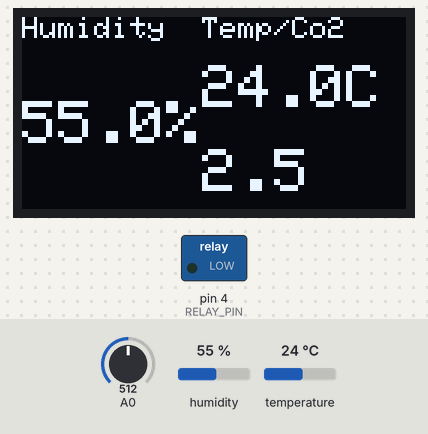
A sketch run on a simulated Arduino Uno, built with avr-gcc and run on an emulated ATmega328P. On the bench: 128×64 one-colour display, switched loads named in the sketch (green lamp = pin HIGH). The test bench sets the inputs (shaded band); at power-on: humidity 55 %, A0 = 512, temperature 24 °C. What the sketch prints to the serial monitor is not drawn.

Above: at 3.7 s.
3.8 s: humidity set to 73 %
At 5.9 s:
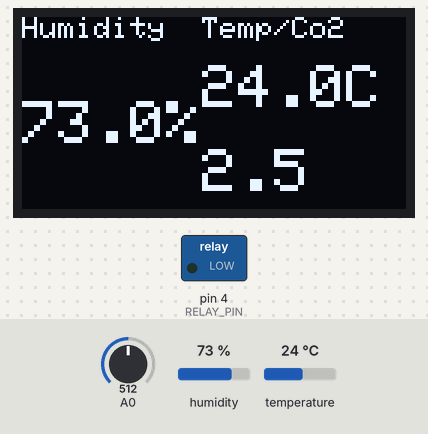
6.6 s: humidity set to 77 %
At 7.7 s:
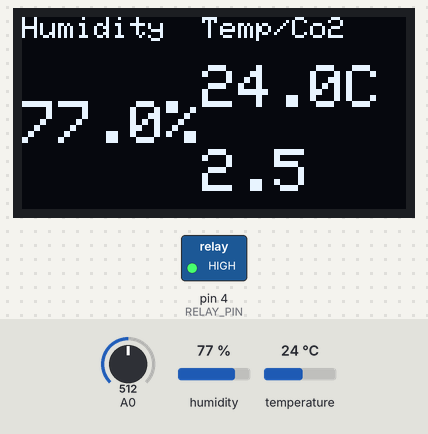
8.7 s: A0 set to 716
At 11.4 s:
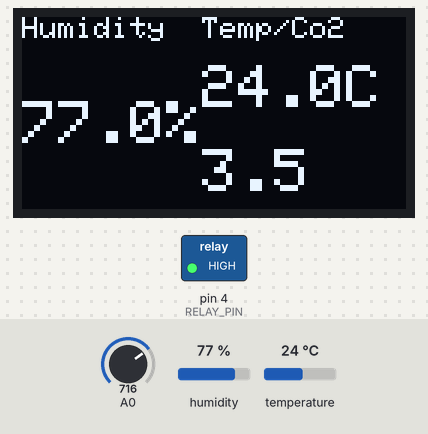
11.8 s: temperature set to 12 °C
At 14.2 s:
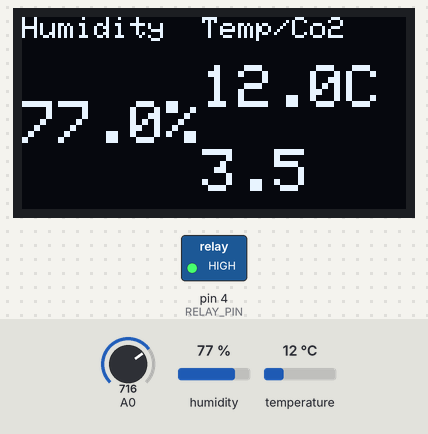
14.9 s: A0 set to 900
At 17.7 s:
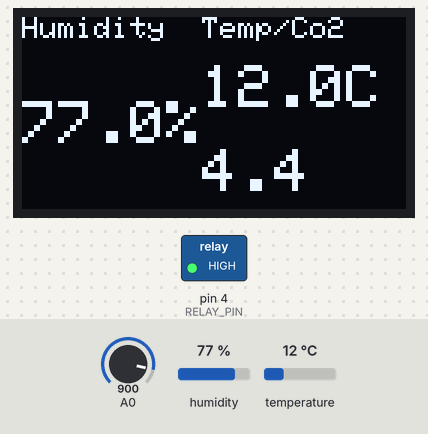
18.0 s: A0 set to 1023
At 20.8 s:
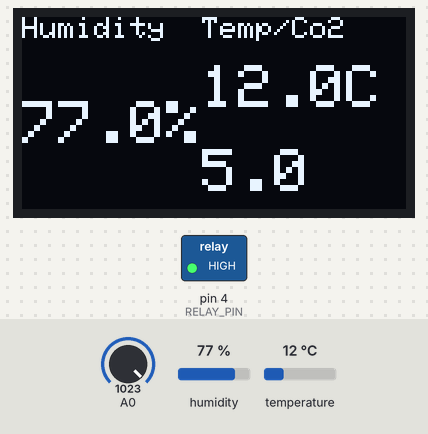
Timing chart, 0 to 22.1 s (numbered marks = the images above; inputs shaded):
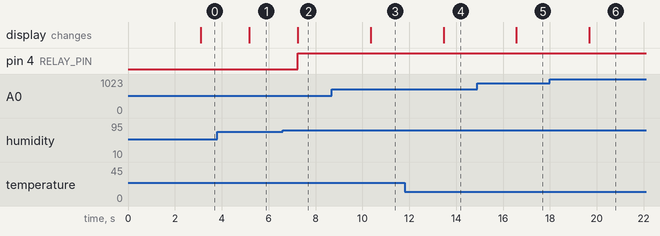

The sketch:

fungibator.ino
```cpp
//DHT11 Humidity Sensor Libraries
#include "DHT.h"
#define DHT22Pin 2
#define DHTType DHT22
//OLED Libraries
#include <SPI.h>
#include <Wire.h>
#include <Adafruit_GFX.h>
#include <Adafruit_SSD1306.h>
//RELAY
const int RELAY_PIN = 4;

DHT HT(DHT22Pin,DHTType);
float humi;
float tempC;
float tempF;
float gasSensor;

//OLED Screen Size Definition (px)
#define SCREEN_WIDTH 128
#define SCREEN_HEIGHT 64

Adafruit_SSD1306 display(SCREEN_WIDTH, SCREEN_HEIGHT, &Wire, -1);

const unsigned char fungibator [] PROGMEM = {
  // 'Fungibator_starting image, 128x64px
  0x00, 0x00, 0x00, 0x00, 0x00, 0x00, 0x00, 0x00, 0x00, 0x00, 0x00, 0x00, 0x00, 0x00, 0x00, 0x00,
  0x00, 0x00, 0x00, 0x00, 0x00, 0x00, 0x00, 0x00, 0x00, 0x00, 0x00, 0x00, 0x00, 0x00, 0x00, 0x00,
  0x00, 0x00, 0x00, 0x00, 0x00, 0x00, 0x00, 0x00, 0x00, 0x00, 0x00, 0x00, 0x00, 0x00, 0x00, 0x00,
  0x00, 0x00, 0x00, 0x00, 0x00, 0x00, 0x00, 0x00, 0x00, 0x00, 0x00, 0x00, 0x00, 0x00, 0x00, 0x00,
  0x00, 0x00, 0x00, 0x00, 0x00, 0x00, 0x00, 0x00, 0x00, 0x00, 0x00, 0x00, 0x00, 0x00, 0x00, 0x00,
  0x00, 0x00, 0x00, 0x00, 0x00, 0x00, 0x00, 0x00, 0x00, 0x00, 0x00, 0x00, 0x00, 0x00, 0x00, 0x00,
  0x00, 0x00, 0x00, 0x00, 0x00, 0x00, 0x00, 0x00, 0x00, 0x00, 0x00, 0x00, 0x00, 0x00, 0x00, 0x00,
  0x00, 0x00, 0x00, 0x00, 0x00, 0x00, 0x00, 0x00, 0x00, 0x00, 0x00, 0x00, 0x00, 0x00, 0x00, 0x00,
  0x00, 0x00, 0x1f, 0xc0, 0x00, 0x00, 0x00, 0x00, 0x00, 0x00, 0x00, 0x00, 0x00, 0x00, 0x00, 0x00,
  0x00, 0x00, 0x7f, 0xf0, 0x00, 0x00, 0x00, 0x00, 0x00, 0x00, 0x00, 0x00, 0x00, 0x00, 0x00, 0x00,
  0x00, 0x00, 0xff, 0xf8, 0x00, 0x00, 0x00, 0x00, 0x00, 0x00, 0x00, 0x00, 0x00, 0x00, 0x00, 0x00,
  0x00, 0x01, 0xff, 0xfc, 0x00, 0x00, 0x00, 0x00, 0x00, 0x00, 0x00, 0x00, 0x00, 0x00, 0x00, 0x00,
  0x00, 0x01, 0xe0, 0x1e, 0x00, 0x00, 0x00, 0x00, 0x00, 0x00, 0x00, 0x00, 0x00, 0x00, 0x00, 0x00,
  0x00, 0x01, 0xc7, 0xfe, 0x00, 0x00, 0x00, 0x00, 0x00, 0x00, 0x00, 0x00, 0x00, 0x00, 0x00, 0x00,
  0x00, 0x01, 0x87, 0x3e, 0x00, 0x00, 0x00, 0x00, 0x00, 0x00, 0x00, 0x00, 0x00, 0x00, 0x00, 0x00,
  0x00, 0x01, 0xe7, 0x0f, 0x00, 0x00, 0x00, 0x00, 0x00, 0x00, 0x00, 0x00, 0x00, 0x00, 0x00, 0x00,
  0x00, 0x00, 0xe7, 0x0e, 0x00, 0x00, 0x00, 0x00, 0x00, 0x00, 0x00, 0x00, 0x00, 0x00, 0x00, 0x00,
  0x00, 0x00, 0x37, 0x00, 0x00, 0x00, 0x00, 0x00, 0x00, 0x00, 0x00, 0x00, 0x00, 0x00, 0x00, 0x00,
  0x00, 0x00, 0x07, 0x00, 0x00, 0x00, 0x00, 0x00, 0x00, 0x00, 0x00, 0x00, 0x00, 0x00, 0x00, 0x00,
  0x00, 0x00, 0x07, 0x00, 0x00, 0x00, 0x00, 0x00, 0x00, 0x00, 0x00, 0x00, 0x00, 0x00, 0x00, 0x00,
  0x00, 0x00, 0x07, 0x00, 0x00, 0x00, 0x00, 0x00, 0x00, 0x00, 0x00, 0x00, 0x00, 0x00, 0x00, 0x00,
  0x00, 0x00, 0x07, 0x00, 0x00, 0x00, 0x00, 0x00, 0x00, 0x00, 0x00, 0x00, 0x00, 0x00, 0x00, 0x00,
  0x00, 0x00, 0x07, 0x00, 0x00, 0x00, 0x00, 0x00, 0x00, 0x00, 0x00, 0x00, 0x00, 0x00, 0x00, 0x00,
  0x00, 0x00, 0x07, 0x80, 0x00, 0x00, 0x00, 0x00, 0x00, 0x00, 0x00, 0x00, 0x00, 0x00, 0x00, 0x00,
  0x00, 0x00, 0x07, 0x80, 0x00, 0x00, 0x00, 0x00, 0x00, 0x00, 0x00, 0x00, 0x00, 0x00, 0x00, 0x00,
  0x00, 0x00, 0x07, 0xbc, 0x00, 0x00, 0x00, 0x00, 0x00, 0x00, 0x00, 0x00, 0x00, 0x00, 0x00, 0x00,
  0x00, 0x00, 0x07, 0xff, 0x00, 0x00, 0x00, 0x00, 0x00, 0x00, 0x00, 0x00, 0x00, 0x00, 0x00, 0x00,
  0x00, 0x00, 0x07, 0xff, 0x00, 0x00, 0x00, 0x00, 0x00, 0x00, 0x00, 0x00, 0x00, 0x00, 0x00, 0x00,
  0x00, 0x00, 0x07, 0x87, 0x80, 0x3c, 0x00, 0x00, 0x00, 0x42, 0x00, 0x02, 0x00, 0x00, 0x00, 0x00,
  0x00, 0x00, 0x07, 0xe1, 0x80, 0x20, 0x00, 0x00, 0x00, 0x02, 0x00, 0x02, 0x00, 0x00, 0x00, 0x00,
  0x00, 0x00, 0x07, 0xf3, 0x00, 0x20, 0x44, 0x58, 0xf8, 0xc3, 0xe3, 0x87, 0x0f, 0x0f, 0x00, 0x00,
  0x00, 0x00, 0x07, 0xf6, 0x00, 0x3c, 0x44, 0x64, 0x88, 0x43, 0x20, 0xc2, 0x08, 0x8d, 0x80, 0x00,
  0x00, 0x00, 0x07, 0xf0, 0x00, 0x20, 0x44, 0x44, 0x88, 0x42, 0x27, 0xc2, 0x08, 0x88, 0x00, 0x00,
  0x00, 0x00, 0x07, 0xf8, 0x00, 0x20, 0x4c, 0x44, 0xf8, 0x42, 0x24, 0x42, 0x48, 0x88, 0x00, 0x00,
  0x00, 0x00, 0x07, 0xf8, 0x00, 0x20, 0x7c, 0x44, 0x08, 0xe3, 0xe7, 0xc3, 0xcf, 0x88, 0x00, 0x00,
  0x00, 0x00, 0x07, 0xf8, 0x00, 0x00, 0x00, 0x00, 0x70, 0x00, 0x00, 0x00, 0x00, 0x00, 0x00, 0x00,
  0x00, 0x00, 0x07, 0xb8, 0x00, 0x00, 0x00, 0x00, 0x00, 0x00, 0x00, 0x00, 0x00, 0x00, 0x00, 0x00,
  0x00, 0x00, 0x07, 0xf8, 0x00, 0x00, 0x00, 0x00, 0x00, 0x00, 0x00, 0x00, 0x00, 0x00, 0x00, 0x00,
  0x00, 0x00, 0x07, 0x78, 0x00, 0x00, 0x00, 0x00, 0x00, 0x00, 0x00, 0x00, 0x00, 0x00, 0x00, 0x00,
  0x00, 0x00, 0x07, 0x78, 0x00, 0x00, 0x00, 0x00, 0x00, 0x00, 0x00, 0x00, 0x00, 0x00, 0x00, 0x00,
  0x00, 0x00, 0x0f, 0x70, 0x00, 0x00, 0x00, 0x00, 0x00, 0x00, 0x00, 0x00, 0x00, 0x00, 0x00, 0x00,
  0x00, 0x00, 0x0f, 0x70, 0x00, 0x00, 0x00, 0x00, 0x00, 0x00, 0x00, 0x00, 0x00, 0x00, 0x00, 0x00,
  0x00, 0x00, 0x0f, 0x70, 0x00, 0x00, 0x00, 0x00, 0x00, 0x00, 0x00, 0x00, 0x00, 0x00, 0x00, 0x00,
  0x00, 0x00, 0x0f, 0xf0, 0x00, 0x00, 0x00, 0x00, 0x00, 0x00, 0x00, 0x00, 0x00, 0x00, 0x00, 0x00,
  0x00, 0x00, 0x0f, 0xf0, 0x00, 0x00, 0x00, 0x00, 0x00, 0x00, 0x00, 0x00, 0x00, 0x00, 0x00, 0x00,
  0x00, 0x00, 0x1f, 0xe0, 0x00, 0x00, 0x00, 0x00, 0x00, 0x00, 0x00, 0x00, 0x00, 0x00, 0x00, 0x00,
  0x00, 0x00, 0x1f, 0xc0, 0x00, 0x00, 0x00, 0x00, 0x00, 0x00, 0x00, 0x00, 0x00, 0x00, 0x00, 0x00,
  0x00, 0x00, 0x1f, 0xc0, 0x00, 0x00, 0x00, 0x00, 0x00, 0x00, 0x00, 0x00, 0x00, 0x00, 0x00, 0x00,
  0x00, 0x00, 0x3f, 0x80, 0x00, 0x00, 0x00, 0x00, 0x00, 0x00, 0x00, 0x00, 0x00, 0x00, 0x00, 0x00,
  0x00, 0x00, 0x3f, 0x80, 0x00, 0x00, 0x00, 0x00, 0x00, 0x00, 0x00, 0x00, 0x00, 0x00, 0x00, 0x00,
  0x00, 0x00, 0x7f, 0x00, 0x00, 0x00, 0x00, 0x00, 0x00, 0x00, 0x00, 0x00, 0x00, 0x00, 0x00, 0x00,
  0x00, 0x00, 0x7e, 0x00, 0x00, 0x00, 0x00, 0x00, 0x00, 0x00, 0x00, 0x00, 0x00, 0x00, 0x00, 0x00,
  0x00, 0x03, 0xfc, 0x00, 0x00, 0x00, 0x00, 0x00, 0x00, 0x00, 0x00, 0x00, 0x00, 0x00, 0x00, 0x00,
  0x00, 0x03, 0xfc, 0x00, 0x00, 0x00, 0x00, 0x00, 0x00, 0x00, 0x00, 0x00, 0x00, 0x00, 0x00, 0x00,
  0x00, 0x01, 0xf0, 0x00, 0x00, 0x00, 0x00, 0x00, 0x00, 0x00, 0x00, 0x00, 0x00, 0x00, 0x00, 0x00,
  0x00, 0x00, 0x7c, 0x00, 0x00, 0x00, 0x00, 0x00, 0x00, 0x00, 0x00, 0x00, 0x00, 0x00, 0x00, 0x00,
  0x00, 0x00, 0x3c, 0x00, 0x00, 0x00, 0x00, 0x00, 0x00, 0x00, 0x00, 0x00, 0x00, 0x00, 0x00, 0x00,
  0x00, 0x00, 0x00, 0x00, 0x00, 0x00, 0x00, 0x00, 0x00, 0x00, 0x00, 0x00, 0x00, 0x00, 0x00, 0x00,
  0x00, 0x00, 0x00, 0x00, 0x00, 0x00, 0x00, 0x00, 0x00, 0x00, 0x00, 0x00, 0x00, 0x00, 0x00, 0x00,
  0x00, 0x00, 0x00, 0x00, 0x00, 0x00, 0x00, 0x00, 0x00, 0x00, 0x00, 0x00, 0x00, 0x00, 0x00, 0x00,
  0x00, 0x00, 0x00, 0x00, 0x00, 0x00, 0x00, 0x00, 0x00, 0x00, 0x00, 0x00, 0x00, 0x00, 0x00, 0x00,
  0x00, 0x00, 0x00, 0x00, 0x00, 0x00, 0x00, 0x00, 0x00, 0x00, 0x00, 0x00, 0x00, 0x00, 0x00, 0x00,
  0x00, 0x00, 0x00, 0x00, 0x00, 0x00, 0x00, 0x00, 0x00, 0x00, 0x00, 0x00, 0x00, 0x00, 0x00, 0x00,
  0x00, 0x00, 0x00, 0x00, 0x00, 0x00, 0x00, 0x00, 0x00, 0x00, 0x00, 0x00, 0x00, 0x00, 0x00, 0x00
};


void setup() {
  Serial.begin(9600);

  //Splash Screen Setup
  display.begin(SSD1306_SWITCHCAPVCC, 0x3C);
  display.clearDisplay();
  display.drawBitmap(0, 0,  fungibator, 128, 64, WHITE);
  display.display();
  delay(2000);
  display.clearDisplay();

  //RELAY
  pinMode(RELAY_PIN, OUTPUT);

  //For DHT22
  HT.begin();
}


void loop() {
 float voltage;
 voltage = getVoltage(gasSensor);
 delay(1000);
 humi = HT.readHumidity();
 tempC = HT.readTemperature();


//Serial Monitor Prints (Console)
 Serial.print("Humidity:");
 Serial.print(humi,1);
 Serial.print("%");
 Serial.print(" Temperature:");
 Serial.print(tempC,1);
 Serial.print("C ");
 Serial.print(voltage,1);
 Serial.println(" Co2");

 display.clearDisplay();
 oledDisplayHeader();

//OLED Text Settings (font size, x, y, string)
 oledDisplay(2,0,28,humi,"%");
 oledDisplay(2,60,16,tempC,"C");
 oledDisplay(2,60,44,voltage,"");

 display.display();

 digitalWrite(RELAY_PIN, LOW);

 if (humi<= 75){
    digitalWrite(RELAY_PIN, LOW);
    Serial.println("Humidity low, relay on.");
  }
  else {
    digitalWrite(RELAY_PIN, HIGH);
    Serial.println("Humidity high, relay off.");
  }
}


//HEADERS
void oledDisplayHeader(){
 display.setTextSize(1);
 display.setTextColor(WHITE);
 display.setCursor(0, 0);
 display.print("Humidity");
 display.setCursor(60, 0);
 display.print("Temp/Co2");
}

//OLED SETTINGS
void oledDisplay(int size, int x,int y, float value, String unit){
 display.setTextSize(size);
 display.setTextColor(WHITE);
 display.setCursor(x, y);
 //Humidity Value (value, decimal places)
 display.print(value,1);
 //Value Units
 display.print(unit);
 display.setCursor(x, y);
 //Temperature and Co2 Value (value, decimal places)
 display.print(value,1);
}

//Gas Sensor Voltage
float getVoltage(int pin){
  return (analogRead(pin) * 0.004882814);
  // This equation converts the 0 to 1023 value that analogRead()
  // returns, into a 0.0 to 5.0 value that is the true voltage
  // being read at that pin.
}
```

Measured:
- the behaviour switches between 75 and 76 % on humidity (found by bisection; images 1 and 2)
- after the input at 3.8 s, the display: changes after 1.4 s (image 1)
- after the input at 6.6 s, pin 4 (RELAY_PIN): LOW → HIGH after 0.65 s; the display: changes after 0.65 s (image 2)
- after the input at 8.7 s, the display: changes after 1.7 s (image 3)
- after the input at 11.8 s, the display: changes after 1.7 s (image 4)
- after the input at 14.9 s, the display: changes after 1.7 s (image 5)
- after the input at 18.0 s, the display: changes after 1.7 s (image 6)
